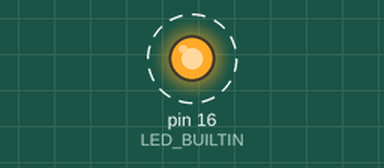
Recording of a sketch running on a simulated Arduino Uno, built with avr-gcc and run on an emulated ATmega328P. Shown: output pins drawn as LEDs (lit = HIGH). Dashed ring = blinking.

Above: at 0.5 s.
Timing chart, 0 to 4.6 s (numbered marks = the images above):
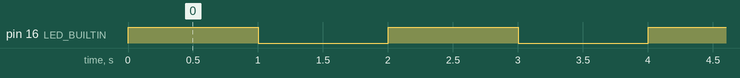

Measured:
- by itself, pin 16 (LED_BUILTIN): alternates HIGH for 1.0 s and LOW for 1.0 s

The sketch:

Blink00.ino
```cpp
/* blink00.ino https://github.com/samsuanchen/blinkxx/tree/master/blink00
  Turns the LED on for one second, then off for one second, repeatedly.
  Most Arduinos have an on-board LED you can control. On the UNO, MEGA and ZERO
  it is attached to digital pin 13, on MKR1000 on pin 6. LED_BUILTIN is set to
  the correct LED pin independent of which board is used.
  If you want to know what pin the on-board LED is connected to on your Arduino
  model, check the Technical Specs of your board at:
  https://www.arduino.cc/en/Main/Products
  modified 8 May 2014 by Scott Fitzgerald
  modified 2 Sep 2016 by Arturo Guadalupi
  modified 8 Sep 2016 by Colby Newman
  This is actually the Arduino Basic Blink, http://www.arduino.cc/en/Tutorial/Blink,
  but a statement "#define LED_BUILTIN 16" is added 9 Mar 2019 by samsuanchen@gmail.com
*/
#define LED_BUILTIN 16


void setup() { // the setup function runs once when you press reset or power the board


  pinMode(LED_BUILTIN, OUTPUT);      // initialize digital pin LED_BUILTIN as output.
}
void loop() { // the loop function runs over and over again forever
  digitalWrite(LED_BUILTIN, HIGH);   // turn the LED on (HIGH is the voltage level)
  delay(  1000   );                  // wait for a second
  digitalWrite(LED_BUILTIN, LOW);    // turn the LED off by making the voltage LOW
  delay(  1000   );                  // wait for a second
}
```
